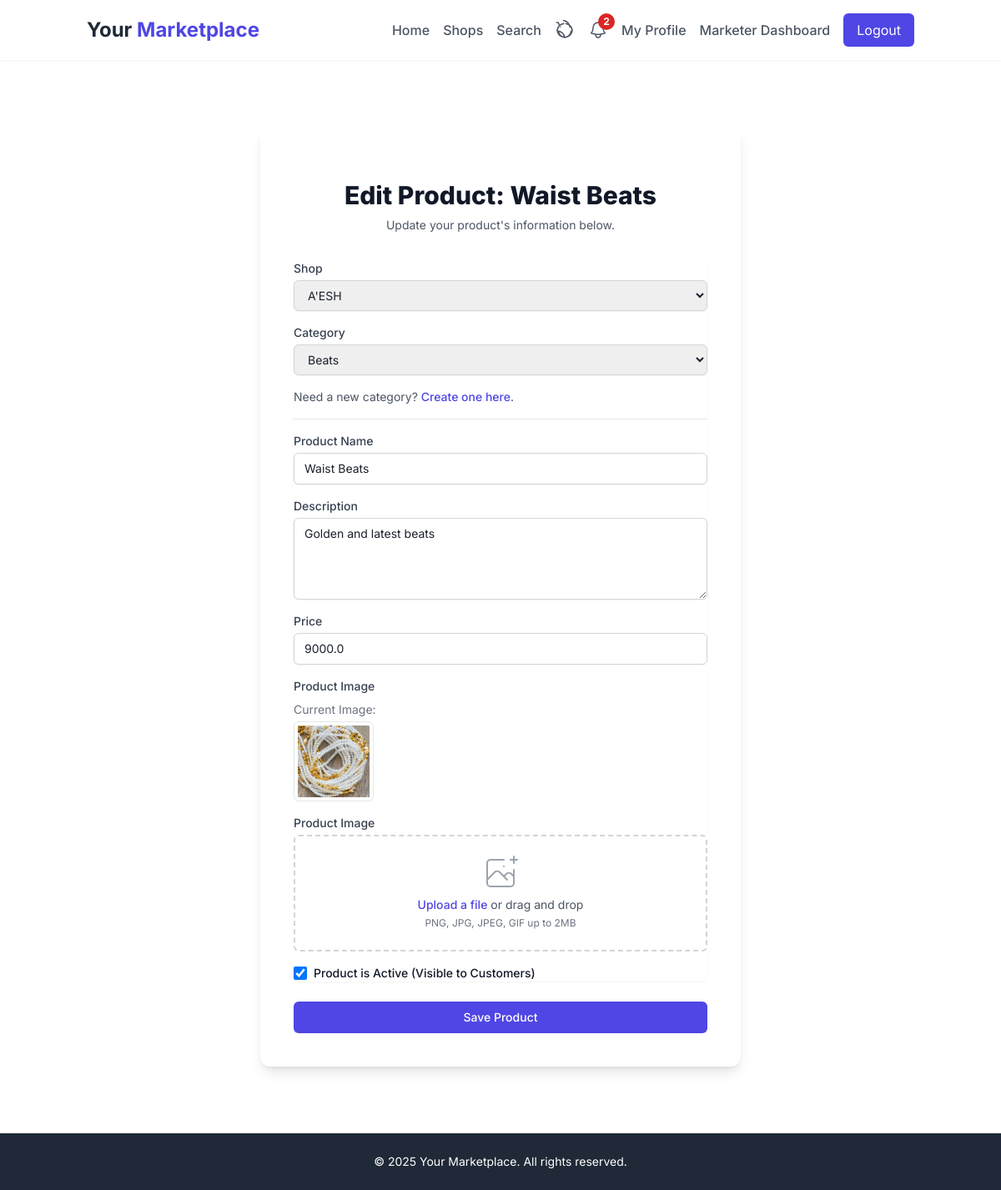
Page /marketer/products/1/edit (signed in) on the committed database.
### app/models.py (models this page shows, shortened)
class Product(db.Model):
    id = db.Column(db.Integer, primary_key=True)
    name = db.Column(db.String(100), nullable=False)
    description = db.Column(db.Text)
    price = db.Column(db.Float)
    image = db.Column(db.String(100), nullable=True)
    is_active = db.Column(db.Boolean, default=True)
    shop_id = db.Column(db.Integer, db.ForeignKey('shop.id'))
    category_id = db.Column(db.Integer, db.ForeignKey('category.id'), nullable=True)
    created_at = db.Column(db.DateTime, default=datetime.utcnow)
    ratings = db.relationship('Rating', backref='product', lazy='dynamic')
    order_items = db.relationship('OrderItem', backref='product_ordered', lazy='dynamic')

### app/marketer/marketer.py (the view, shortened to what this page needs)
@bp.route('/products/<int:product_id>/edit', methods=['GET', 'POST'])
@login_required
def edit_product(product_id):
    product = Product.query.get_or_404(product_id)
    if product.shop.owner != current_user:
        flash('Access denied.', 'danger')
        return redirect(url_for('customer.index'))
    form = ProductForm(obj=product)
    form.shop_id.choices = [(s.id, s.name) for s in current_user.shops.all()]
    form.update_categories(product.shop_id)
    return render_template('marketer/edit_product.html', form=form, product=product)

### app/forms.py
class ProductForm(FlaskForm):
    name = StringField('Product Name', validators=[DataRequired(), Length(max=100)])
    description = TextAreaField('Description', validators=[Length(max=500)])
    price = FloatField('Price', validators=[DataRequired(), NumberRange(min=0)])
    image = FileField('Product Image', validators=[
        FileAllowed(['jpg', 'jpeg', 'png', 'gif'], 'Images only!')
    ])
    is_active = BooleanField('Product is Active (Visible to Customers)') # NEW: is_active field
    shop_id = SelectField('Shop', coerce=int, validators=[DataRequired()])
    category_id = SelectField('Category', coerce=int, validators=[DataRequired()])
    submit = SubmitField('Save Product')
    def __init__(self, *args, **kwargs):
        super(ProductForm, self).__init__(*args, **kwargs)
        self.category_id.choices = []
    def update_categories(self, shop_id):
        self.category_id.choices = [(c.id, c.name) for c in
                                  Category.query.filter_by(shop_id=shop_id).all()]

### app/models.py (called while the page is built)
@login.user_loader
def load_user(id):
    return User.query.get(int(id))

### app/templates/marketer/edit_product.html (shortened to what this page needs)
{% extends "base.html" %}
{% from 'components/form_macros.html' import render_field, render_file_field, render_checkbox_field %}
{% block content %}
<div class="flex items-center justify-center min-h-[calc(100vh-16rem)] py-12 px-4 sm:px-6 lg:px-8">
    <div class="max-w-xl w-full space-y-8 bg-white p-10 rounded-xl shadow-lg">
        <div>
            <h2 class="mt-6 text-center text-3xl font-extrabold text-gray-900">
                Edit Product: {{ product.name }}
            </h2>
            <p class="mt-2 text-center text-sm text-gray-600">
                Update your product's information below.
            </p>
        </div>
        <form class="mt-8 space-y-6" action="" method="POST" enctype="multipart/form-data" novalidate>
            <div class="rounded-md shadow-sm space-y-4">
                {{ render_field(form.shop_id, label_class="block text-sm font-medium text-gray-700") }}
                {{ render_field(form.category_id, label_class="block text-sm font-medium text-gray-700") }}
                <div class="text-sm text-gray-600">
                    Need a new category? <a href="{{ url_for('marketer.create_category') }}" class="font-medium text-indigo-600 hover:text-indigo-500">Create one here</a>.
                </div>
                <div class="border-t border-gray-200 pt-4 mt-4">
                    {{ render_field(form.name, label_class="block text-sm font-medium text-gray-700") }}
                </div>
                <div>
                    {{ render_field(form.description, label_class="block text-sm font-medium text-gray-700", rows="4") }}
                </div>
                <div>
                    {{ render_field(form.price, label_class="block text-sm font-medium text-gray-700") }}
                </div>
                <div>
                    <label for="image" class="block text-sm font-medium text-gray-700">Product Image</label>
                    {% if product.image %}
                        <div class="mt-2 mb-4">
                            <p class="text-sm text-gray-500 mb-1">Current Image:</p>
                            <img src="{{ url_for('static', filename='uploads/' + product.image) }}" alt="Current Product Image" class="w-24 h-24 object-cover rounded-md border border-gray-200 p-1">
                        </div>
                    {% endif %}
                    {{ render_file_field(form.image, label_class="block text-sm font-medium text-gray-700") }}
                </div>
                <div>
                    {{ render_checkbox_field(form.is_active, label_class="text-sm font-medium text-gray-900") }}
                </div>
            </div>
            <div>
                {{ form.submit(class="group relative w-full flex justify-center py-2 px-4 border border-transparent text-sm font-medium rounded-md text-white bg-indigo-600 hover:bg-indigo-700 focus:outline-none focus:ring-2 focus:ring-offset-2 focus:ring-indigo-500") }}
            </div>
        </form>
    </div>
</div>
{% endblock %}

### app/templates/components/form_macros.html (shortened to what this page needs)
{% macro render_field(field, label_class="", input_class="", container_class="") %}
    <div class="{{ container_class }}">
        <label for="{{ field.id }}" class="block text-sm font-medium text-gray-700 {{ label_class }}">
            {{ field.label }}
        </label>
        {{ field(class="mt-1 block w-full px-3 py-2 border border-gray-300 rounded-md shadow-sm placeholder-gray-400 focus:outline-none focus:ring-indigo-500 focus:border-indigo-500 sm:text-sm " + input_class, **kwargs) }}
    </div>
{% endmacro %}
{% macro render_checkbox_field(field, label_class="", input_class="", container_class="") %}
    <div class="flex items-center {{ container_class }}">
        {{ field(class="h-4 w-4 text-indigo-600 focus:ring-indigo-500 border-gray-300 rounded " + input_class, **kwargs) }}
        <label for="{{ field.id }}" class="ml-2 block text-sm text-gray-900 {{ label_class }}">
            {{ field.label }}
        </label>
    </div>
{% endmacro %}
{% macro render_file_field(field, label_class="", input_class="", container_class="") %}
    <div class="{{ container_class }}">
        <label for="{{ field.id }}" class="block text-sm font-medium text-gray-700 {{ label_class }}">
            {{ field.label }}
        </label>
        <div class="mt-1 flex justify-center px-6 pt-5 pb-6 border-2 border-gray-300 border-dashed rounded-md">
            <div class="space-y-1 text-center">
                <div class="flex text-sm text-gray-600">
                    <label for="{{ field.id }}" class="relative cursor-pointer bg-white rounded-md font-medium text-indigo-600 hover:text-indigo-500 focus-within:outline-none focus-within:ring-2 focus-within:ring-offset-2 focus-within:ring-indigo-500">
                        <span>Upload a file</span>
                    </label>
                    <p class="pl-1">or drag and drop</p>
                </div>
                <p class="text-xs text-gray-500">
                    PNG, JPG, JPEG, GIF up to 2MB
                </p>
            </div>
        </div>
    </div>
{% endmacro %}

### app/templates/base.html (style rules this page uses)
body { font-family: 'Inter', sans-serif; color: #1a202c; @apply bg-gray-50; }

### rows in the picture
Product: name "Waist Beats", shop_id "A'ESH", category_id "Beats", description "Golden and latest beats", price "9000.0", image (picture), is_active "☑"

### other values in the picture
{{ current_user.notifications.filter_by(is_read=False).count() }} "2"
{{ field.label }} "Shop Category Product Name Description Price"
{{ field.label }} "Product Image"
{{ field.label }} "Product is Active (Visible to Customers)"
{{ moment().format('YYYY') }} "2025"
